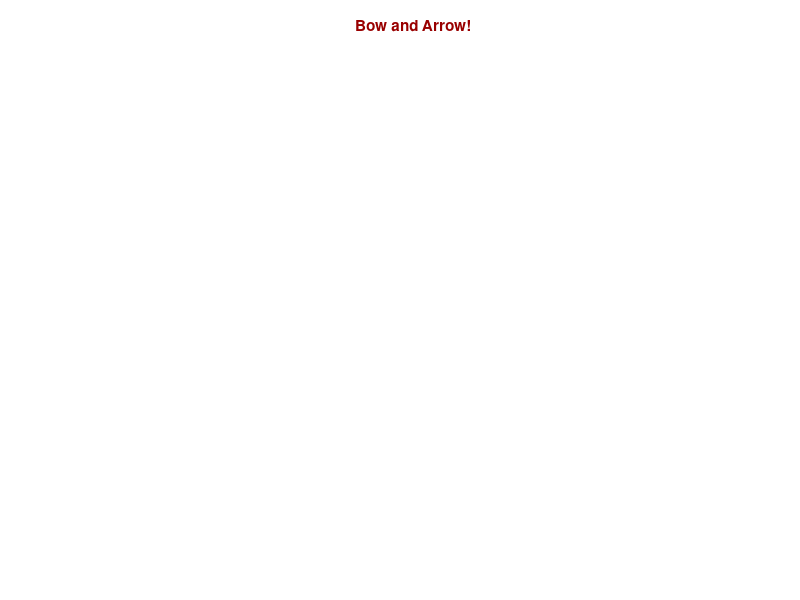

This figure's MATLAB source: (Note: this script raises an error after producing the figure.)
function [] = Animation()
    
    setsOfPositionVectors = rand(93,93); %Take this hard code out
    
    figure('color','white');
    title('Bow and Arrow!','Color',[.6 0 0])
    axis off,axis equal
    ylim([-1000 1000]);
    xlim([-1000 1000])
    
    numOfLoop = length(setsOfPositionVectors);
    for j=1:1:numOfLoop
        x;
        y;
        xx = horzcat
        positionVector = setsOfPositionVectors(:,j);
        %for i=1:1:size(positionVector,1)-2
        for i=1:1:length(positionVector)
            n = 3;
            x = positionVector(1 : n : end);
            y = positionVector(2 : n : end);
            %plot(x,y,'color','blue','LineWidth',4);
            %hold on
            %drawnow 
        end
    end
end


%x=[positionVector(3*i-2) positionVector(3*(i+1)-2)];
%y=[positionVector(3*i-1) positionVector(3*(i+1)-1)];



